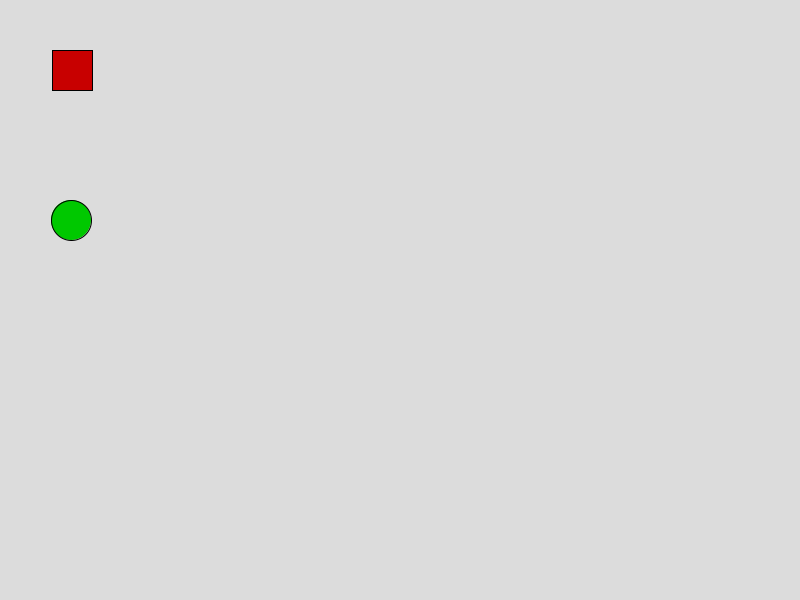
Frame 1 (no input)
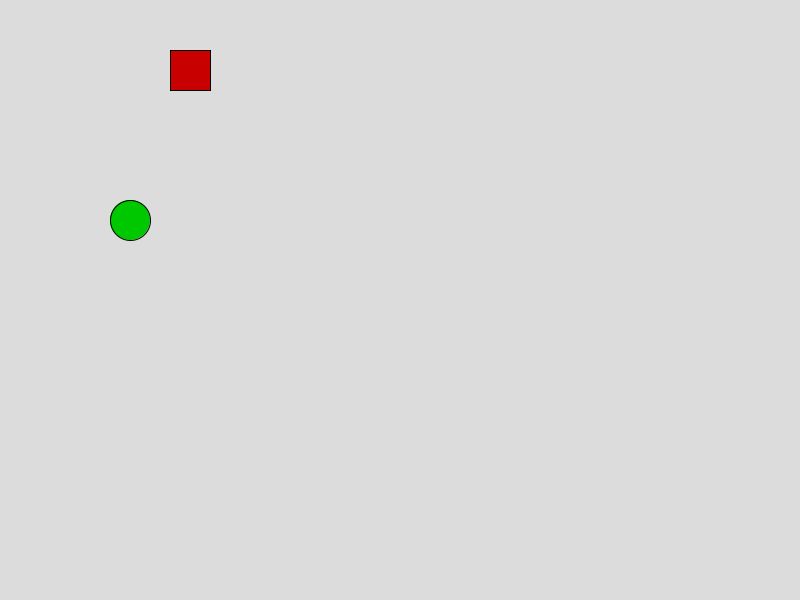
Frame 60 (the mouse pressed at the canvas centre just before this capture)
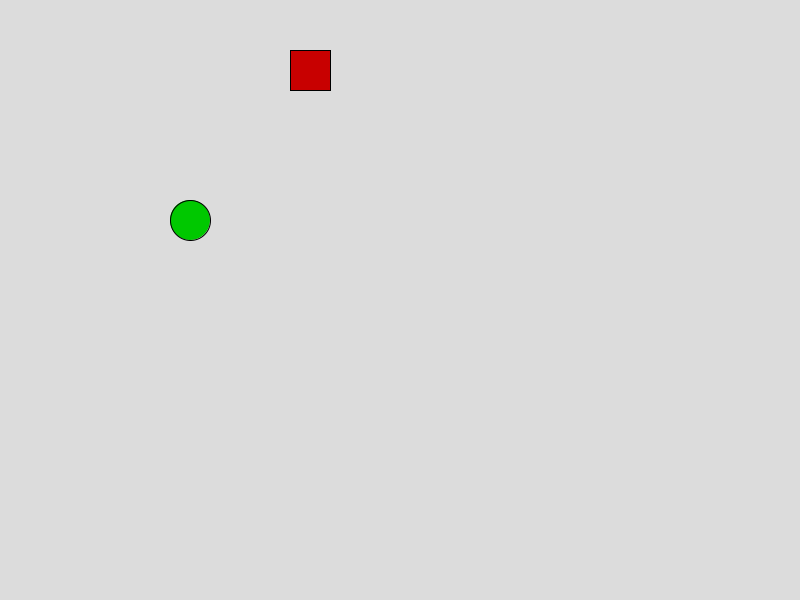
Frame 120 (the mouse held since frame 60 and released just before this capture)

The Processing sketch that drew these frames (run headless with seeded random() and noise(); from frame 60 on, the mouse is pressed at the canvas centre):

// Processing sketch: mouse_interaction_250618c
// ── mouse_interaction_250618c.pde
class Enemy {
  float x; // X座標
  float y; // Y座標
  int hp; // 体力
  int speed; // 移動速度
  color clr; // 色

  Enemy(float _x, float _y, int _hp, int _s, color _c) {
    x = _x;
    y = _y;
    hp = _hp;
    speed = _s;
    clr = _c;
  }
  
  void damage(int d) {
    hp -= d;
    if (hp <= 0) {
      println("Enemyを倒した！");
    }
  }

  void update() {
    x += speed;
    if (x > width) {
      x = 0;
    }
  }

  void draw() {
    fill(clr);
    rect(x, y, 40, 40);
  }
}

// 子クラス
class Slime extends Enemy {
  
  Slime(float _x, float _y) {
    super(_x, _y, 50, 1, color(0, 200, 0));
  }
  
  void draw() {
    fill(clr);
    ellipse(x + 20, y + 20, 40, 40);
  }
}

// メインプログラム
Enemy enemy;
Slime slime;

void setup() {
  size(800, 600);
  enemy = new Enemy(50, 50, 100, 2, color(200, 0, 0));
  slime = new Slime(50, 200);
}

void draw() {
  background(220);

  enemy.update();
  enemy.draw();

  slime.update();
  slime.draw();
}

void mousePressed(){
  // 敵にダメージを与える
  enemy.damage(5);
  slime.damage(5);
}
